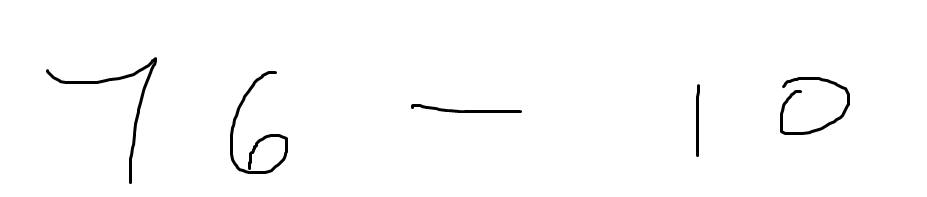
#> input picture backend/t8.png, 927 x 197 px
$ python -i preprocessing.py   (imports and definitions only)
#> lines starting #> are read from the running program, lines starting #| are printed output that depends on the picture; after the words box and inside, x2 and y2 are one past the last pixel; in counts of white or black regions, pixels touching at a corner belong together
import cv2
import numpy as np

def preprocess_data(path):
#> called with path = 't8.png'
    img = cv2.imread(path ,cv2.IMREAD_GRAYSCALE)
#> img is the input picture: shape (197, 927); min 0, max 255, mean 251.2
    img=img
    if img is not None:
        img=~img
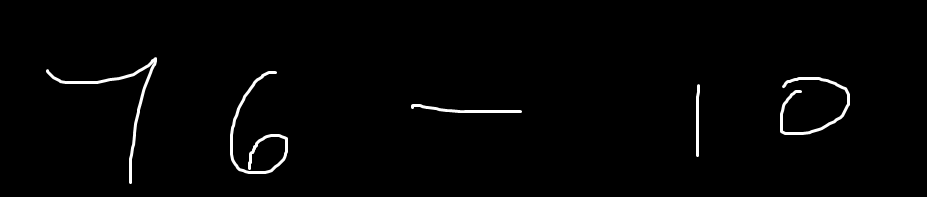
#> img: shape (197, 927); min 0, max 255, mean 3.8
        ret,thresh=cv2.threshold(img,127,255,cv2.THRESH_BINARY)
#> thresh: shape (197, 927); 1.5% white; 5 white regions
        ctrs,ret=cv2.findContours(thresh,cv2.RETR_TREE,cv2.CHAIN_APPROX_NONE)
#> ctrs = 7 contours, 2 with area under 20; largest, box (x1, y1, x2, y2) and area: (230, 71, 288, 174) 544, (46, 57, 157, 184) 524, (780, 77, 850, 135) 460, (411, 104, 522, 113) 229, (696, 84, 700, 157) 144; ret = [[1, -1, -1, -1], [2, 0, -1, -1], [3, 1, -1, -1], [4, 2, -1, -1], [-1, 3, 5, -1], [6, -1, -1, 4], [-1, 5, -1, 4]]
        cnt=sorted(ctrs, key=lambda ctr: cv2.boundingRect(ctr)[0])
#> cnt has the same summary as ctrs
        w=int(28)
        h=int(28)
        train_data=[]
        rects=[]
        for c in cnt :
            x,y,w,h= cv2.boundingRect(c)
            rect=[x,y,w,h]
            rects.append(rect)
#> this loop made 7 passes
#> (x, y, w, h) on passes 1, 4, 5, 6, 7: (46, 57, 111, 127), (230, 71, 58, 103), (411, 104, 111, 9), (696, 84, 4, 73), (780, 77, 70, 58)
#> (c, x, y, w, h) on passes 2 to 3: ([[150, 65], [151, 64], [152, 65], [151, 66]], 150, 64, 3, 3), ([[151, 64], [152, 63], [153, 64], [152, 65]], 151, 63, 3, 3)
#> after the loop, rects = [[46, 57, 111, 127], [150, 64, 3, 3], [151, 63, 3, 3], [230, 71, 58, 103], [411, 104, 111, 9], [696, 84, 4, 73], [780, 77, 70, 58]]
        bool_rect=[]
        for r in rects:
            l=[]
            for rec in rects:
                flag=0
                if rec!=r:
                    if r[0]<(rec[0]+rec[2]+10) and rec[0]<(r[0]+r[2]+10) and r[1]<(rec[1]+rec[3]+10) and rec[1]<(r[1]+r[3]+10):
                        flag=1
                    l.append(flag)
                if rec==r:
                    l.append(0)
            bool_rect.append(l)
#> this loop made 7 passes
#> after the loop, bool_rect = [[0, 1, 1, 0, 0, 0, 0], [1, 0, 1, 0, 0, 0, 0], [1, 1, 0, 0, 0, 0, 0], [0, 0, 0, 0, 0, 0, 0], [0, 0, 0, 0, 0, 0, 0], [0, 0, 0, 0, 0, 0, 0], [0, 0, 0, 0, 0, 0, 0]]
        dump_rect=[]
        for i in range(0,len(cnt)):
            for j in range(0,len(cnt)):
                if bool_rect[i][j]==1:
                    area1=rects[i][2]*rects[i][3]
                    area2=rects[j][2]*rects[j][3]
                    if(area1==min(area1,area2)):
                        dump_rect.append(rects[i])
#> this loop made 7 passes
#> after the loop, dump_rect = [[150, 64, 3, 3], [150, 64, 3, 3], [151, 63, 3, 3], [151, 63, 3, 3]]
        final_rect=[i for i in rects if i not in dump_rect]
#> final_rect = [[46, 57, 111, 127], [230, 71, 58, 103], [411, 104, 111, 9], [696, 84, 4, 73], [780, 77, 70, 58]]
        for r in final_rect:
            x=r[0]
            y=r[1]
            w=r[2]
            h=r[3]
            im_crop =thresh[y:y+h+10,x:x+w+10]
            im_resize = cv2.resize(im_crop,(28,28))
            cv2.destroyAllWindows()
            im_resize=np.reshape(im_resize,(28,28,1))
            train_data.append(im_resize)
#> this loop made 5 passes
#> pass 1, in preprocess_data, `im_crop =thresh[y:y+h+10,x:x+w+10]`:
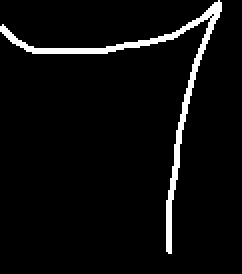
#> im_crop: shape (137, 121) (shown 2 times larger); 4.5% white; 1 white region, box (x1, y1, x2, y2) and area: (0, 0, 111, 127) 753
#> pass 1, in preprocess_data, `im_resize = cv2.resize(im_crop,(28,28))`:
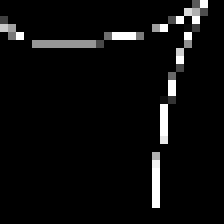
#> im_resize: shape (28, 28) (shown 8 times larger); min 0, max 255, mean 12.1
#> pass 2, in preprocess_data, `im_crop =thresh[y:y+h+10,x:x+w+10]`:
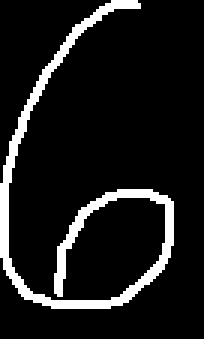
#> im_crop: shape (113, 68) (shown 3 times larger); 10.1% white; 1 white region, box (x1, y1, x2, y2) and area: (0, 0, 58, 103) 777
#> pass 2, in preprocess_data, `im_resize = cv2.resize(im_crop,(28,28))`:
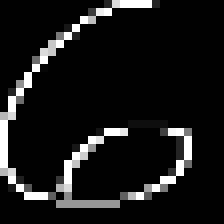
#> im_resize: shape (28, 28) (shown 8 times larger); min 0, max 255, mean 23.9
#> after the loop:
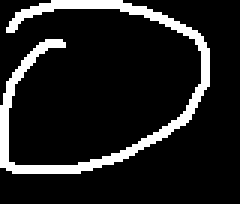
#> im_crop: shape (68, 80) (shown 3 times larger); 12.2% white; 1 white region, box (x1, y1, x2, y2) and area: (0, 0, 70, 58) 661
#> after the loop, train_data = 5 items
    return train_data

>>> result = preprocess_data('t8.png')
#> result = 5 items
